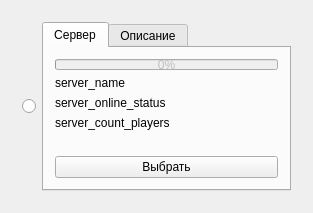
<?xml version="1.0" encoding="UTF-8"?>
<ui version="4.0">
 <class>ServerWidgetClass</class>
 <widget class="QWidget" name="ServerWidgetClass">
  <property name="geometry">
   <rect>
    <x>0</x>
    <y>0</y>
    <width>309</width>
    <height>209</height>
   </rect>
  </property>
  <property name="windowTitle">
   <string>ServerWidget</string>
  </property>
  <layout class="QGridLayout" name="gridLayout_4">
   <item row="0" column="0">
    <widget class="QWidget" name="widget_selecter" native="true">
     <property name="minimumSize">
      <size>
       <width>291</width>
       <height>191</height>
      </size>
     </property>
     <layout class="QGridLayout" name="gridLayout">
      <item row="0" column="1">
       <widget class="QTabWidget" name="tabWidget_server">
        <property name="currentIndex">
         <number>0</number>
        </property>
        <widget class="QWidget" name="tab_server">
         <attribute name="title">
          <string>Сервер</string>
         </attribute>
         <layout class="QGridLayout" name="gridLayout_3">
          <item row="1" column="0">
           <widget class="QLabel" name="label_servername">
            <property name="text">
             <string>server_name</string>
            </property>
           </widget>
          </item>
          <item row="4" column="0">
           <spacer name="verticalSpacer_server">
            <property name="orientation">
             <enum>Qt::Vertical</enum>
            </property>
            <property name="sizeHint" stdset="0">
             <size>
              <width>20</width>
              <height>40</height>
             </size>
            </property>
           </spacer>
          </item>
          <item row="5" column="0">
           <widget class="QPushButton" name="pushButton_selectserver">
            <property name="text">
             <string>Выбрать</string>
            </property>
           </widget>
          </item>
          <item row="0" column="0">
           <widget class="QProgressBar" name="progressBar_capacityserver">
            <property name="enabled">
             <bool>false</bool>
            </property>
            <property name="maximumSize">
             <size>
              <width>16777215</width>
              <height>11</height>
             </size>
            </property>
            <property name="value">
             <number>0</number>
            </property>
           </widget>
          </item>
          <item row="2" column="0">
           <widget class="QLabel" name="label_onlinestatus">
            <property name="text">
             <string>server_online_status</string>
            </property>
           </widget>
          </item>
          <item row="3" column="0">
           <widget class="QLabel" name="label_playerscount">
            <property name="text">
             <string>server_count_players</string>
            </property>
           </widget>
          </item>
         </layout>
        </widget>
        <widget class="QWidget" name="tab_serverdescription">
         <attribute name="title">
          <string>Описание</string>
         </attribute>
         <layout class="QGridLayout" name="gridLayout_2">
          <item row="0" column="0">
           <widget class="QTextBrowser" name="textBrowser_serverdescription"/>
          </item>
         </layout>
        </widget>
       </widget>
      </item>
      <item row="0" column="0">
       <widget class="QRadioButton" name="radioButton_selecterserver">
        <property name="text">
         <string/>
        </property>
       </widget>
      </item>
     </layout>
    </widget>
   </item>
  </layout>
 </widget>
 <layoutdefault spacing="6" margin="11"/>
 <resources/>
 <connections/>
</ui>
